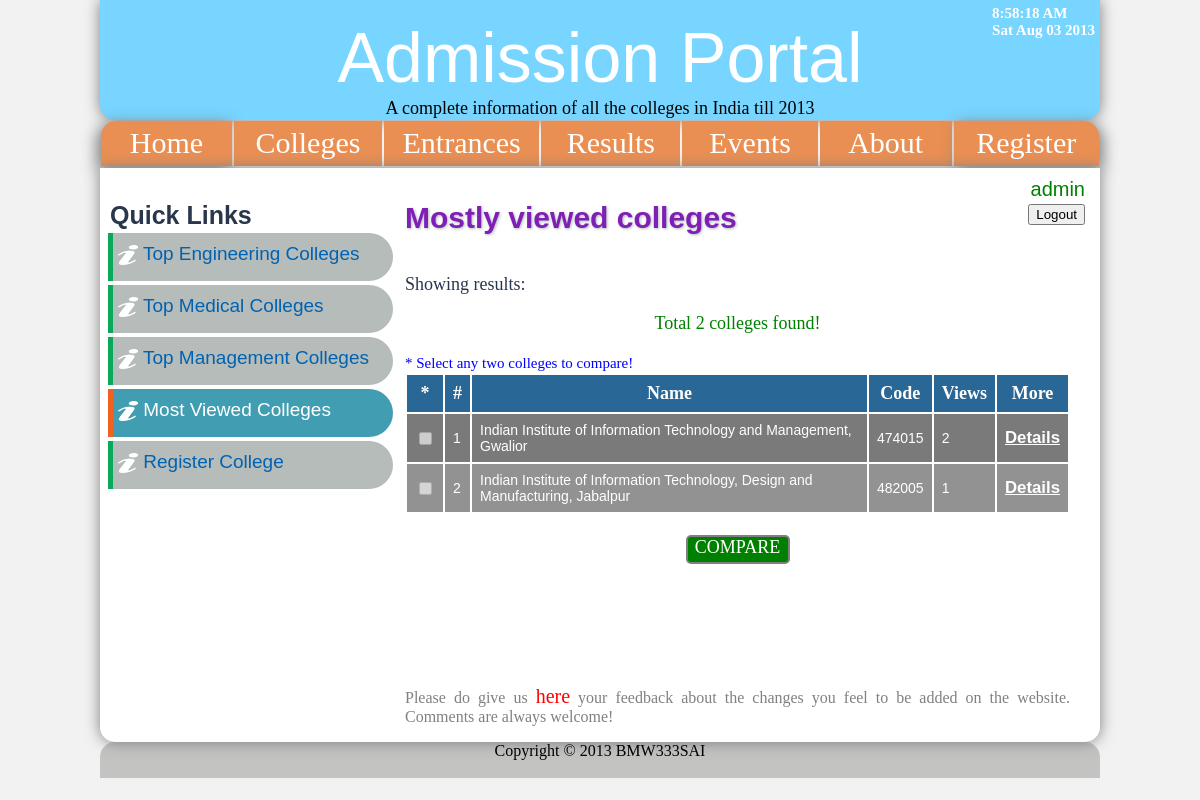
/top_colleges.php?stream=most_viewed (signed in), run on the app's committed database.
### tables this page shows
CREATE TABLE `college_info` (
  `name` text NOT NULL,
  `ap_id` varchar(30) NOT NULL,
  `engineering` int(1) NOT NULL default '0',
  `medical` int(1) NOT NULL default '0',
  `management` int(1) NOT NULL default '0',
  `auditorium` int(1) NOT NULL default '0',
  `canteen` int(1) NOT NULL default '0',
  `computer_labs` int(1) NOT NULL default '0',
  `medical_facility` int(11) NOT NULL,
  `email` varchar(50) NOT NULL default '0',
  `gym` int(1) NOT NULL default '0',
  `laboratories` int(1) NOT NULL default '0',
  `library` int(1) NOT NULL default '0',
  `sports` int(1) NOT NULL default '0',
  `hostels` int(1) NOT NULL default '0',
  `intake` int(1) NOT NULL default '1',
  `address` varchar(300) NOT NULL,
  `city` text NOT NULL,
  `state` int(50) NOT NULL,
  `pincode` int(6) NOT NULL,
  `phone` text NOT NULL,
  `fax` text NOT NULL,
  `train` varchar(50) NOT NULL,
  `bus` varchar(50) NOT NULL,
  `website` varchar(50) NOT NULL,
  `year_of_opening` int(4) NOT NULL,
  `director` text NOT NULL,
  `rank` int(11) NOT NULL default '0',
  `views` int(11) NOT NULL default '0',
  `date_created` varchar(50) NOT NULL default '0',
  `date_modified` varchar(50) NOT NULL default '0',
  `shrt_name` varchar(30) NOT NULL,
  `coll_code` varchar(30) NOT NULL,
  `ap_rank` int(30) NOT NULL default '0',
  `last_login` varchar(50) NOT NULL,
  `last_logout` varchar(50) NOT NULL,
  `last_update` varchar(50) NOT NULL,
  `affiliated` varchar(100) NOT NULL,
  `type` varchar(50) NOT NULL,
  `category` varchar(50) NOT NULL,
  `status` varchar(50) NOT NULL default 'Pending',
  `password` varchar(32) NOT NULL,
  `eng_courses` varchar(1000) NOT NULL,
  `med_courses` varchar(1000) NOT NULL,
  `man_courses` varchar(1000) NOT NULL,
  `app_no` varchar(30) NOT NULL,
  `app_remarks` varchar(1000) NOT NULL,
  PRIMARY KEY  (`ap_id`),
  FULLTEXT KEY `name` (`name`),
  FULLTEXT KEY `eng_courses` (`eng_courses`),
  FULLTEXT KEY `address` (`address`,`med_courses`,`man_courses`)
);

### top_colleges.php (the view, shortened to what this page needs)
<?php
include("functions.php");
?>
<?php
include("side_menu.php");
if($_GET['stream']=="engineering")
{
echo '<script>
onload=high_side(0);
</script>';
echo '<title>Top Engineering Colleges</title>';
echo "<h2>Top Engineering Colleges</h2>";
echo '<div id=article >';
$q="engineering=1 ";
}
else
{
echo "<h2>Mostly viewed colleges</h2>";
echo '<div id=article >';
}
$query="SELECT * FROM college_info ";
$query.=$q;
if($_GET['stream']=="most_viewed")
{
 $query.=" order by views DESC";
}
else
{
 $query.=" order by rank";
}
$off=2;
$query.=" LIMIT 4 OFFSET $off ";
$s=mysql_query($query);
$res_count=mysql_num_rows($s);
echo "<br /><p>Showing results: </p>";
if($res_count!=0)
 {
  echo '<p align=center style="size:13px;color:green;">';
  if($res_count>1)
   echo 'Total ';
  else
   echo 'Only ';
   echo $res_count;
  if($res_count>1)
   echo ' colleges ';
  else
   echo ' college ';
  echo 'found!</p>';
  if($res_count>=2)
   echo '<span style="color:blue;font-size:15px;" >* Select any two colleges to compare!</span>';
 }
else
{
 echo '<p class=error ><img src="images/sad.png" title=sorry width=30 height=30 />&nbsp;&nbsp;No results found!!!</p><br /><br /><br />';
}
echo '<table class=search_results cellpadding=8 >';
$count=0;
$f=1;
while($r=mysql_fetch_array($s, MYSQL_ASSOC))
 {
	  if($f==1)
	   {
	  echo '<tr align=center >';
	  if($res_count>=2)
	   echo '<th>*</th>';
	  echo '<th>#</th><th>Name</th><th>Code</th>';
	  if($_GET['stream']=="most_viewed")
	   {
	    echo '<th>Views</th>';
	   }
	  else
	   {
	    echo '<th>Rank</th>';
	   }
	  echo '<th>More</th></tr>';
	   $f=0;
	   }
	  $count++;
	  echo '<tr id='.$r[ap_id].' >';
	  if($res_count>=2)
	   echo '<td><input type=checkbox id=c name=c value='.$r[ap_id].' disabled/></td>';
	   echo '<td>'.$count.'</td><td>'.$r[name].'</td><td>'.$r[coll_code].'</td>';
	  if($_GET['stream']=="most_viewed")
	   {
	    echo '<td>'.$r[views].'</td>';
	   }
	  else
	   {
	    echo '<td>'.$r[rank].'</td>';
	   }
	  echo '<td><a target="_blank" href=view_college.php?c1='.$r[ap_id].' style="color:white;" ><u><b color=white ><big>Details</big></b></u></a></td></tr>';
 }
echo '</table><br />';
if($res_count>=2)
 echo '<div onclick=return(select_two()) id=compare >COMPARE</div><br />';
if($res_count>=10)
 go_top();
else
echo '<br /><br /><br /><br />';
echo '</div>';
?>
<?php
include("footer.php");
?>

### css/style.css (style rules this page uses)
body { font-family: "Times New Roman"; background-color: #f2f2f2; color: black; }
h1,h2,h3,h4,h5,h6 { margin: 0; color: black; }
a,a:hover,a:active,a:focus { margin:0; text-decoration: none; }
#page_container h2,h1 { color: #801fb5; text-shadow: 1px 1px 3px #afbab9; font-family: sans-serif; }
#article,#main_article { text-align: justify; width: 665px; float: left; }
#about,#article { font-family: Georgia; font-size: 18px; }
.search_results { width: 665px; }
.search_results th { background-color: #296796; color: white; }
.search_results td { font-family: Arial; font-size: 14px; text-align: left; color: white; }
#compare,#close { background-color: green; color: white; border-radius: 5px 5px 5px 5px; border: 2px solid grey; width: 100px; height: 25px; text-align: center; margin: 0 auto; }

### data on the page
college_info: shows "Name", shows "Views", name "Indian Institute of Information Technology and Management, Gwalior", coll_code "474015", views "2"
college_info: name "Indian Institute of Information Technology, Design and Manufacturing, Jabalpur", coll_code "482005", views "1"

### other printed values
$_SESSION['uid'] "admin"
$res_count "2"
